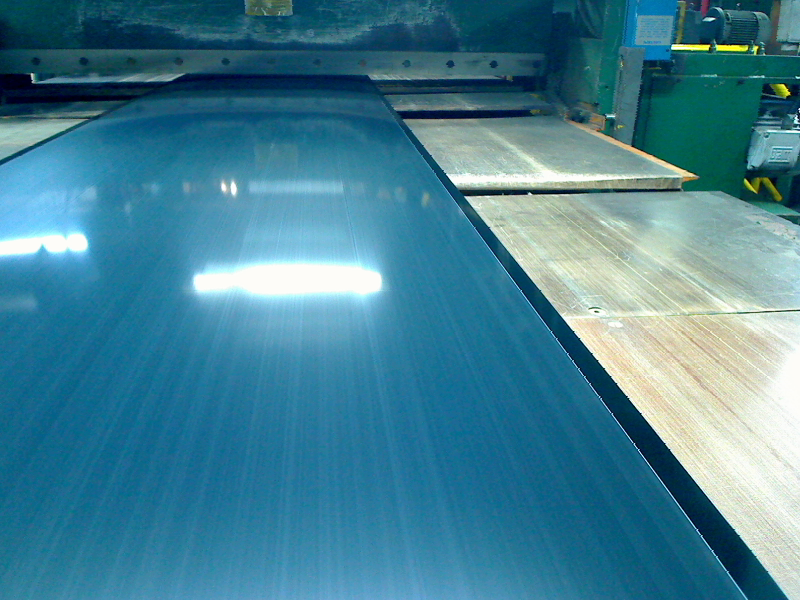
#> input picture comLuz2.jpg, 800 x 600 px
$ python edge_fotos.py
#> lines starting #> are read from the running program, lines starting #| are printed output that depends on the picture
import cv2
import numpy as np


#converte a imagem para a escala de cinza
img = cv2.imread('comLuz2.jpg',0)
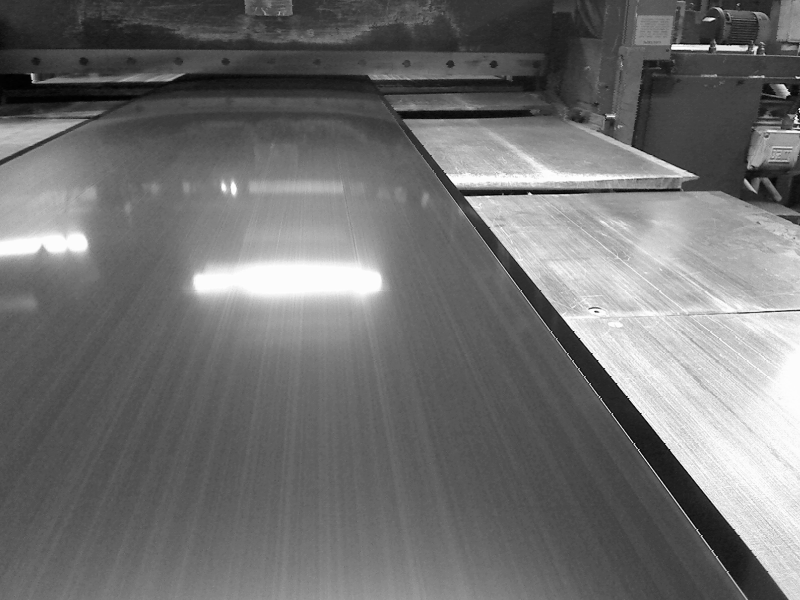
#> img: shape (600, 800); min 1, max 254, mean 112.9
#Aplica a tranformada de gauss para reduzir o ruido na imagem
suave = cv2.GaussianBlur(img, (7,7), 0)
#aplica o detector de borda
edges = cv2.Canny(suave, 10, 100)
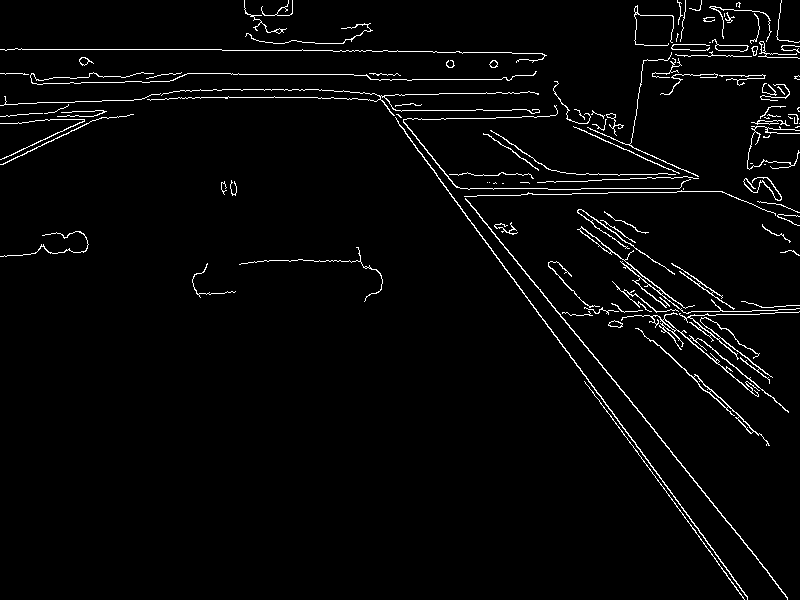
#> edges: shape (600, 800); 2.8% white in thin lines or dots
#edges = cv2.Canny(img, 10, 100)

#salva a imagem com o filtro aplicado
cv2.imwrite('borda_comLuz_suave.png', edges)
